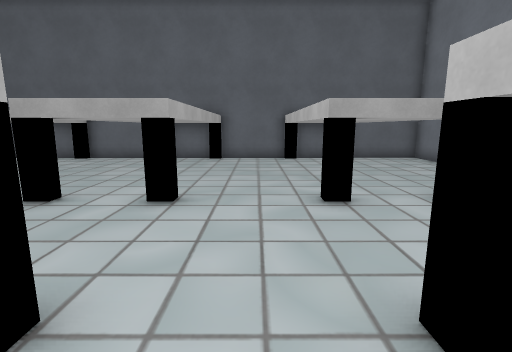
view 1 (above)

19 first-person views from a walk through a level from a Godot 3-D game. The camera is 1.5 m above the floor, tilts 10° down and sees 85° across. The floor is counted in squares, 1 m on a side. Each view is taken from the middle of a square. On the plan, view 1 faces up. The plan holds only what a view shows up to about 14 squares ahead; the rest is blank. Some surface patterns are stand-ins.

view 2
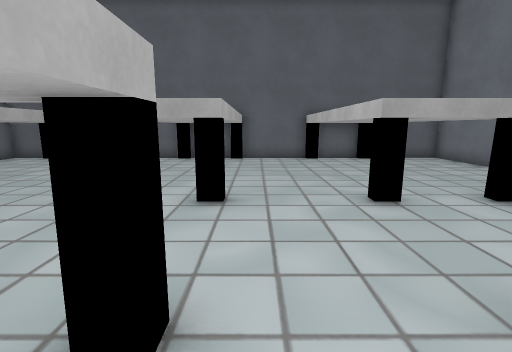

view 3
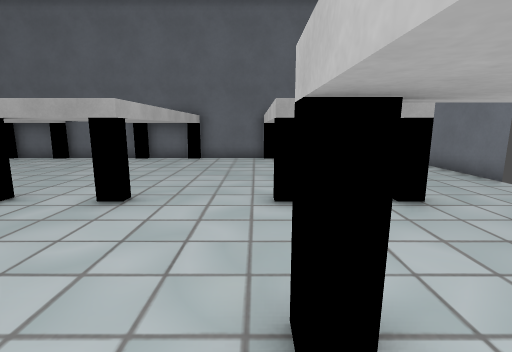

view 4
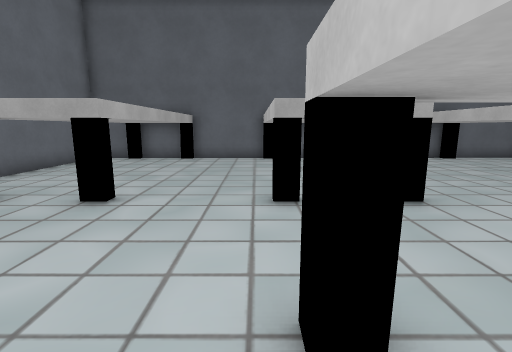

view 5
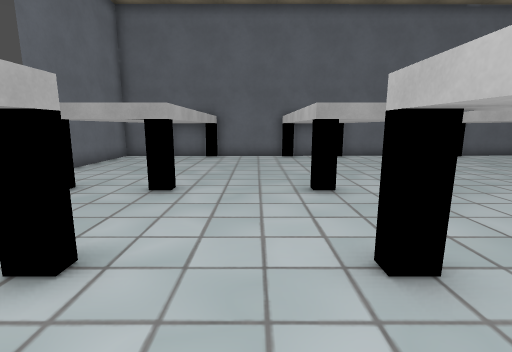

view 6
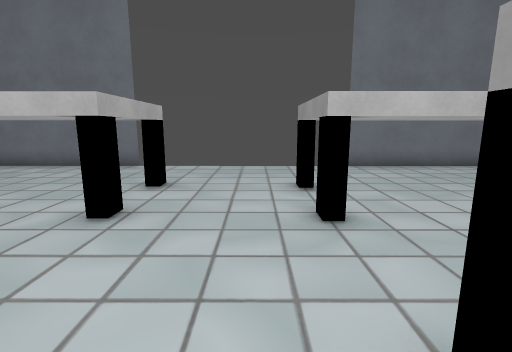

view 7
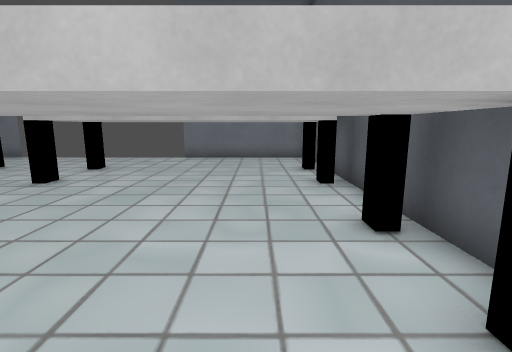

view 8
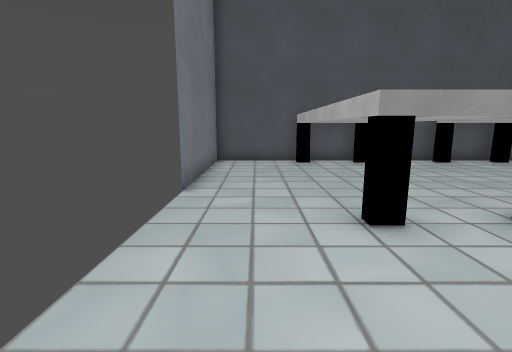

view 9
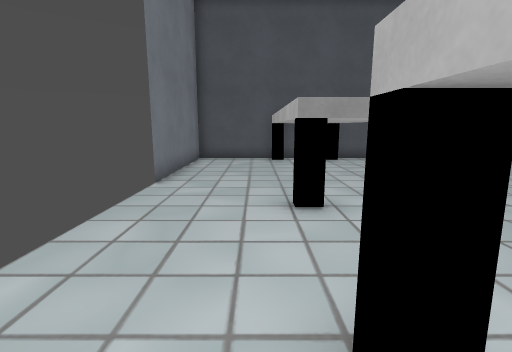

view 10
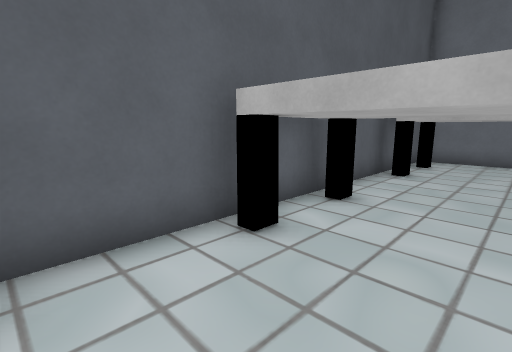

view 11
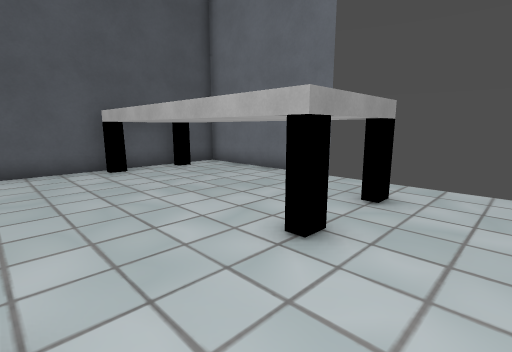

view 12
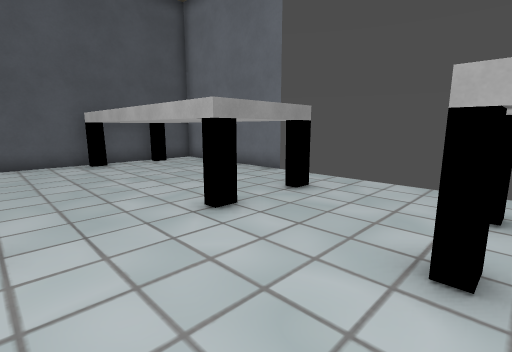

view 13
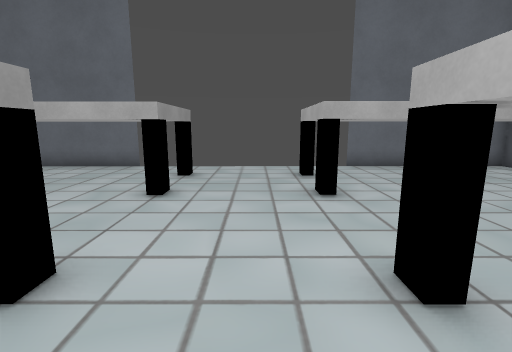

view 14
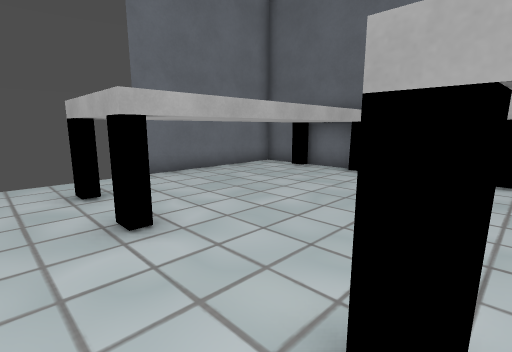

view 15
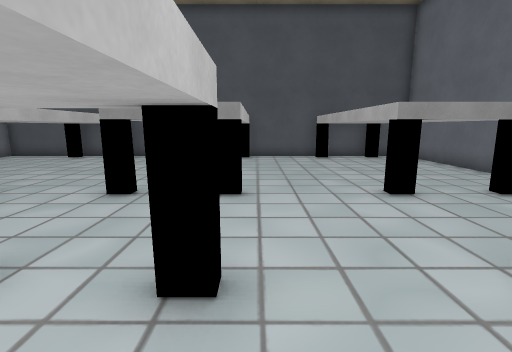

view 16
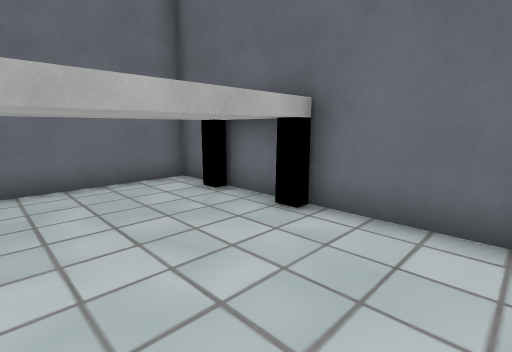

view 17
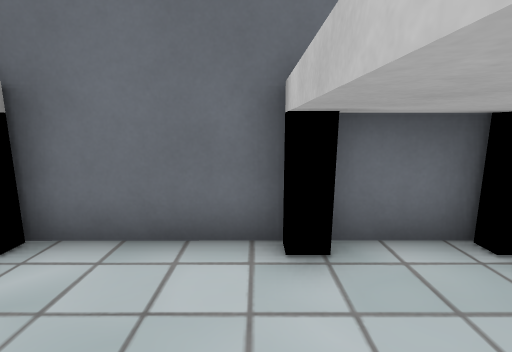

view 18
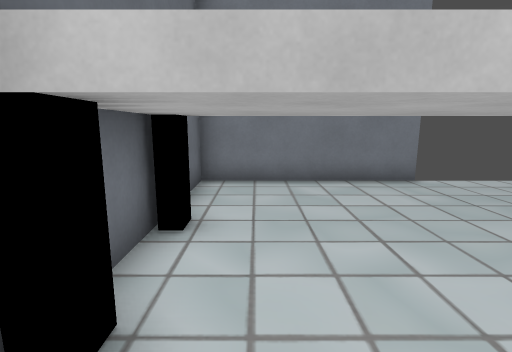

view 19
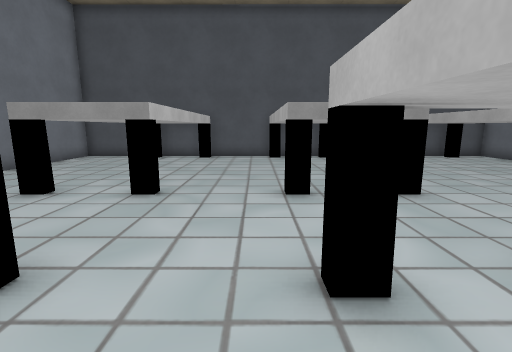

### Floor plan
Key: @ floor where view 1 was taken; # wall or solid block; . floor; T thing the floor can be seen under or through.
Columns run from 13 left of view 1 to 8 right of it. Each row starts with its distance up from view 1.
 14 ###  ##### ##### #####
 13 #.T  #...# #...# T...#
 12 #.   #...T  ...#  ...#
 11 #.   #...T  ...#  ...#
 10 #.   T...   ...T  ...#
  9 #.   T...  #...T  ...#
  8 #.   T...  T...T  ...#
  7  .   T...T T...T  ...
  6  .TTTT...TTT...TTT...
  5  ....................
  4  ....................
  3  ....................
  2  .TTTT...# T...TTT...
  1  .   T...# T...T T...
  0  .   T...#  .@.T T...
 -1 #.   T...   ...T T...#
 -2 #.   T...   ...T T...#
 -3 #.   T...T T...T  ...#
 -4 #.   T...T T...T  ...#
 -5 #.   T...T T...T  ...#
 -6 #.T  #...T T...# #...#
 -7 ###  ##### ##### #####

Where each view was taken, in squares from view 1:
view 1: 0 up, 0 right, facing up
view 2: 0 up, 1 left, facing up
view 3: 0 up, 1 right, facing up
view 4: 0 up, 5 left, facing up
view 5: 1 down, 6 left, facing up
view 6: 3 up, 3 left, facing right
view 7: 4 down, 6 left, facing right
view 8: 6 up, 6 right, facing down
view 9: 7 up, 5 right, facing down
view 10: 3 down, 1 right, facing down-left
view 11: 4 up, 5 left, facing down-left
view 12: 6 up, 5 left, facing down-left
view 13: 4 up, 2 left, facing left
view 14: 4 up, 4 left, facing up-left
view 15: 8 up, 5 left, facing down
view 16: 9 up, 5 left, facing up-left
view 17: 10 up, 5 left, facing up
view 18: 12 up, 0 right, facing right
view 19: 8 up, 1 left, facing down
